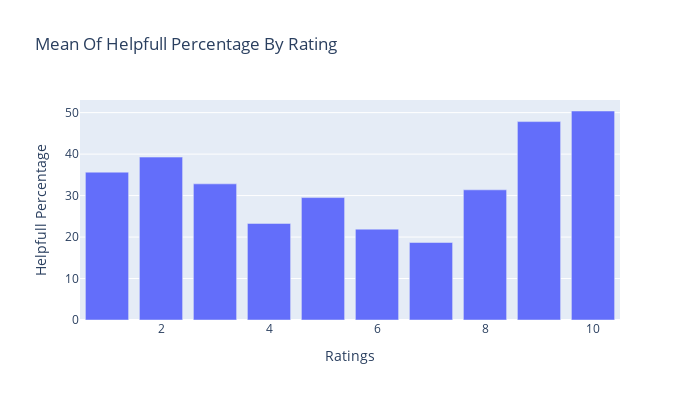

Notebook source saved alongside this figure:
### Code cell
fig = px.bar(avg_helpfull_percentage_by_rating, x='Rating', y='Helpfull Percentage',orientation='v',
              title= 'Mean Of Helpfull Percentage By Rating',
             labels = {'Rating':'Ratings'},
             height=400, width = 700) #color = 'Helpfull Percentage',
fig.show()

### Figure 1 — Plotly figure (JSON) as saved in the notebook; plotly's stock layout.template omitted (floating-point values rounded to 4 significant figures)
{"data": [{"alignmentgroup": "True", "hovertemplate": "Ratings=%{x}<br>Helpfull Percentage=%{y}<extra></extra>", "legendgroup": "", "marker": {"color": "#636efa"}, "name": "", "offsetgroup": "", "orientation": "v", "showlegend": false, "textposition": "auto", "type": "bar", "x": [1, 2, 3, 4, 5, 6, 7, 8, 9, 10], "xaxis": "x", "y": [35.65, 39.27, 32.82, 23.29, 29.52, 21.91, 18.69, 31.39, 47.84, 50.4], "yaxis": "y"}], "layout": {"barmode": "relative", "height": 400, "legend": {"tracegroupgap": 0}, "title": {"text": "Mean Of Helpfull Percentage By Rating"}, "width": 700, "xaxis": {"anchor": "y", "domain": [0, 1], "title": {"text": "Ratings"}}, "yaxis": {"anchor": "x", "domain": [0, 1], "title": {"text": "Helpfull Percentage"}}}}
